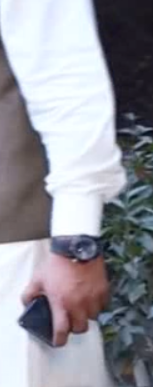
%> input picture todos/a.png, 153 x 387 px
$ octave stars.m   (GNU Octave 9; MATLAB toolbox functions it lacks are replaced by stand-ins)
%> lines starting %> are read from the running program, lines starting %| are printed output that depends on the picture; in (x1, y1, x2, y2) boxes, pixels count from 0 and x2, y2 are one past the last pixel; in counts of white or black regions, pixels touching at a corner belong together; the program's own positions count from 1
img = double(rgb2gray(imread('a.png')));
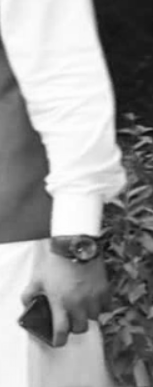
%> img: size 387x153 double; min 11, max 255, mean 150.1
[R, C] = size(img);
%> R = 387; C = 153

figure();
imshow(img, []);


mask = zeros(R, C);

kernel_size = 9;
filter = 1/(kernel_size^2) * ones(kernel_size, kernel_size);
gap = floor(kernel_size/2);

for i=1 + gap: R - gap
    for j=1 + gap: C - gap
        area = img(i-gap:i+gap, j-gap:j+gap);
        out = area * filter;
        out = sum(sum(out));

        mask(i, j) = out;
    end
end
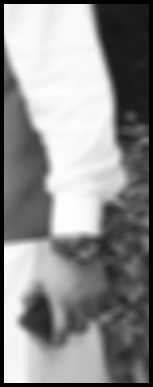
%> mask: size 387x153 double; min 0, max 2284.7, mean 1266.3; drawn with min black and max white
%figure();
%imshow(mask, []);

largest = max(mask, [], 'all');
%> largest = 2284.7
smallest = min(mask, [], 'all');
%> smallest = 0

mask = 255 * ((mask - smallest) / (largest - smallest));

%f = figure();
%imshow(mask, []);
%impixelinfo(f);


threshold = 150;
mask = mask > threshold;
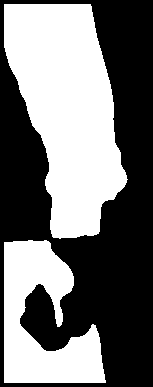
%> mask: size 387x153 logical; 45.6% white; 2 white regions, box (x1, y1, x2, y2) and area: (4, 4, 128, 239) 18490, (4, 240, 106, 383) 8537
figure();
imshow(mask, []);

output = img.* mask;
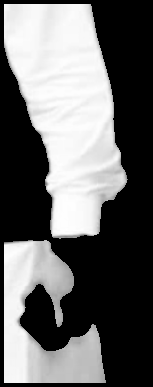
%> output: size 387x153 double; min 0, max 255, mean 104.6
figure();
imshow(output, []);
